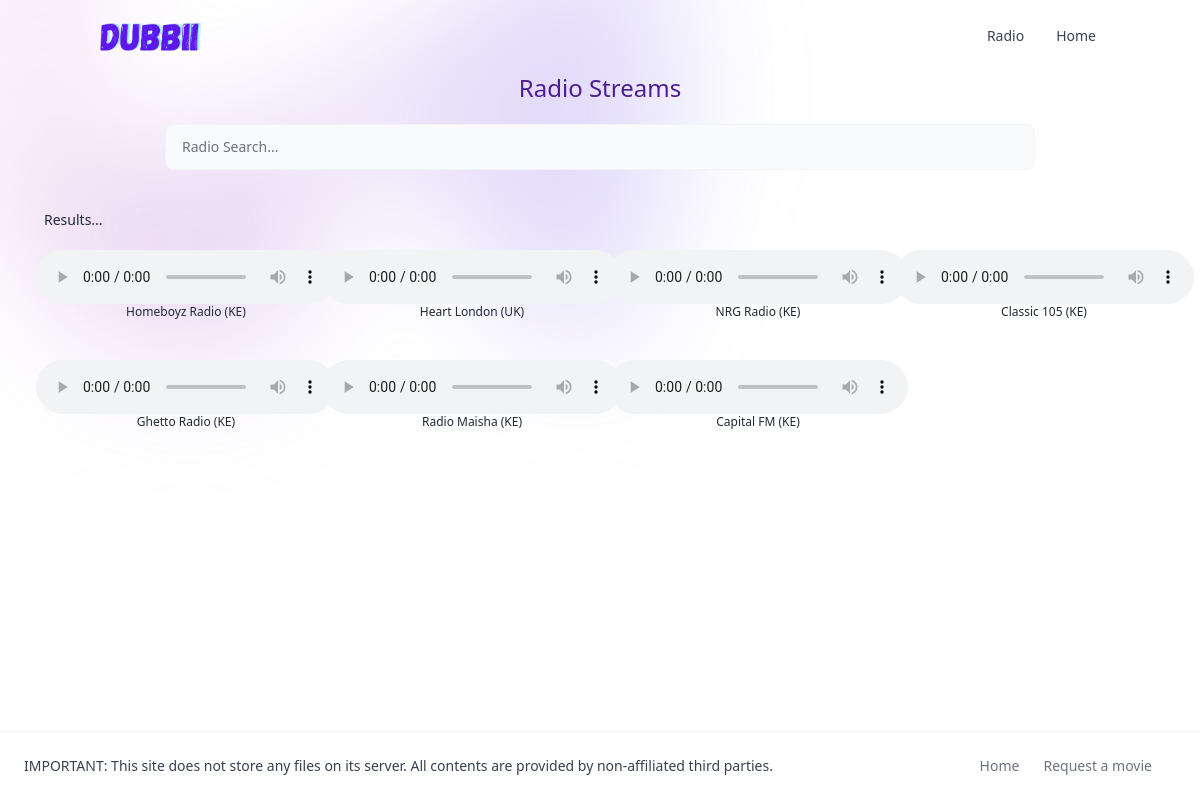
Screenshot of /radio with the database file from the repository.
### tables this page shows
CREATE TABLE radios (
    id INTEGER PRIMARY KEY AUTOINCREMENT,
    created TIMESTAMP NOT NULL DEFAULT CURRENT_TIMESTAMP,
    name TEXT NOT NULL,
    url TEXT NOT NULL
);

### app.py (the view)
@app.route('/radio', methods=['GET', 'POST'])
def radio():
    if request.method == 'POST':
        search = request.form['search']
        radios = rb.search(name=search, country="Kenya", )
    else:
        conn = get_db_connection()
        radios = conn.execute(
            'SELECT * FROM radios ORDER BY created DESC').fetchall()
        conn.close()
    return render_template('radio.html', radios=radios)

### app.py (called while the page is built)
def get_db_connection():
    conn = sqlite3.connect("database.sqlite")
    conn.row_factory = sqlite3.Row
    return conn

### templates/radio.html (shortened to what this page needs)
{% extends 'base.html' %}
{% block content %}
<h1 class="font-thin text-2xl text-center text-violet-900 mb-5">
  {% block title %} Radio Streams {% endblock %}
</h1>
<form method="post">
  <input type="text" id="search-navbar" name="search"
    class="block mx-auto my-auto p-3 pl-4 text-sm w-3/4 text-gray-900 border border-gray-100 rounded-lg bg-gray-50 focus:ring-violet-500 focus:border-violet-500 dark:bg-gray-700 dark:border-gray-600 dark:placeholder-gray-400 dark:text-white dark:focus:ring-violet-500 dark:focus:border-violet-500"
    placeholder="Radio Search...">
</form>
<section class="px-4 py-10 mx-auto max-w-7xl">
  {% if not radios %}
  <p class="text-gray-800 text-sm capitalize left-0 px-2 mb-2">No station match your search</p>
  {% else %}
  <p class="text-gray-800 text-sm capitalize left-0 px-2 mb-5">Results...</p>
  {% endif %}
  <div class="grid grid-cols-1 gap-4 md:grid-cols-3 lg:grid-cols-4 xl:grid-cols-4">
    {% for radio in radios %}
    <div class="mx-auto mb-4 text-center">
      <audio controls>
        <source src="{{ radio['url'] }}" type="audio/mpeg">
      </audio>
      <p class="text-gray-800 text-xs capitalize left-0 px-2 mb-2">{{radio['name']}}</p>
    </div>
    {% endfor %}
  </div>
</section>
{% endblock %}

### rows the page displays
radios: name "Homeboyz Radio (KE)"
radios: name "Heart London (UK)"
radios: name "NRG Radio (KE)"
radios: name "Classic 105 (KE)"
radios: name "Ghetto Radio (KE)"
radios: name "Radio Maisha (KE)"
radios: name "Capital FM (KE)"
